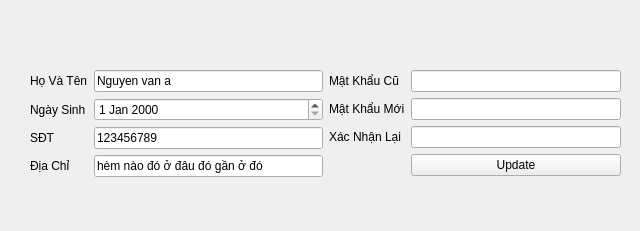
<?xml version="1.0" encoding="UTF-8"?>
<ui version="4.0">
 <class>Form</class>
 <widget class="QWidget" name="Form">
  <property name="geometry">
   <rect>
    <x>0</x>
    <y>0</y>
    <width>640</width>
    <height>231</height>
   </rect>
  </property>
  <property name="windowTitle">
   <string>Thông Tin Tài Khoản</string>
  </property>
  <widget class="QWidget" name="">
   <property name="geometry">
    <rect>
     <x>30</x>
     <y>70</y>
     <width>591</width>
     <height>111</height>
    </rect>
   </property>
   <layout class="QHBoxLayout" name="horizontalLayout">
    <item>
     <layout class="QFormLayout" name="formLayout">
      <item row="0" column="0">
       <widget class="QLabel" name="hVTNLabel">
        <property name="text">
         <string>Họ Và Tên</string>
        </property>
       </widget>
      </item>
      <item row="0" column="1">
       <widget class="QLineEdit" name="hVTNLineEdit">
        <property name="text">
         <string>Nguyen van a</string>
        </property>
        <property name="readOnly">
         <bool>false</bool>
        </property>
       </widget>
      </item>
      <item row="1" column="0">
       <widget class="QLabel" name="ngYSinhLabel">
        <property name="text">
         <string>Ngày Sinh</string>
        </property>
       </widget>
      </item>
      <item row="1" column="1">
       <widget class="QDateEdit" name="ngYSinhDateEdit"/>
      </item>
      <item row="2" column="0">
       <widget class="QLabel" name="sTLabel">
        <property name="text">
         <string>SĐT</string>
        </property>
       </widget>
      </item>
      <item row="2" column="1">
       <widget class="QLineEdit" name="sTLineEdit">
        <property name="text">
         <string>123456789</string>
        </property>
       </widget>
      </item>
      <item row="3" column="0">
       <widget class="QLabel" name="aChLabel">
        <property name="text">
         <string>Địa Chỉ</string>
        </property>
       </widget>
      </item>
      <item row="3" column="1">
       <widget class="QLineEdit" name="aChLineEdit">
        <property name="text">
         <string>hèm nào đó ở đâu đó gần ở đó</string>
        </property>
       </widget>
      </item>
     </layout>
    </item>
    <item>
     <layout class="QFormLayout" name="formLayout_2">
      <item row="0" column="0">
       <widget class="QLabel" name="mTKhUCLabel">
        <property name="text">
         <string>Mật Khẩu Cũ</string>
        </property>
       </widget>
      </item>
      <item row="0" column="1">
       <widget class="QLineEdit" name="mTKhUCLineEdit"/>
      </item>
      <item row="1" column="0">
       <widget class="QLabel" name="mTKhUMILabel">
        <property name="text">
         <string>Mật Khẩu Mới</string>
        </property>
       </widget>
      </item>
      <item row="1" column="1">
       <widget class="QLineEdit" name="mTKhUMILineEdit"/>
      </item>
      <item row="2" column="0">
       <widget class="QLabel" name="xCNhNLILabel">
        <property name="text">
         <string>Xác Nhận Lại</string>
        </property>
       </widget>
      </item>
      <item row="2" column="1">
       <widget class="QLineEdit" name="xCNhNLILineEdit"/>
      </item>
      <item row="3" column="1">
       <widget class="QPushButton" name="pushButton">
        <property name="text">
         <string>Update</string>
        </property>
       </widget>
      </item>
     </layout>
    </item>
   </layout>
  </widget>
 </widget>
 <resources/>
 <connections/>
</ui>
